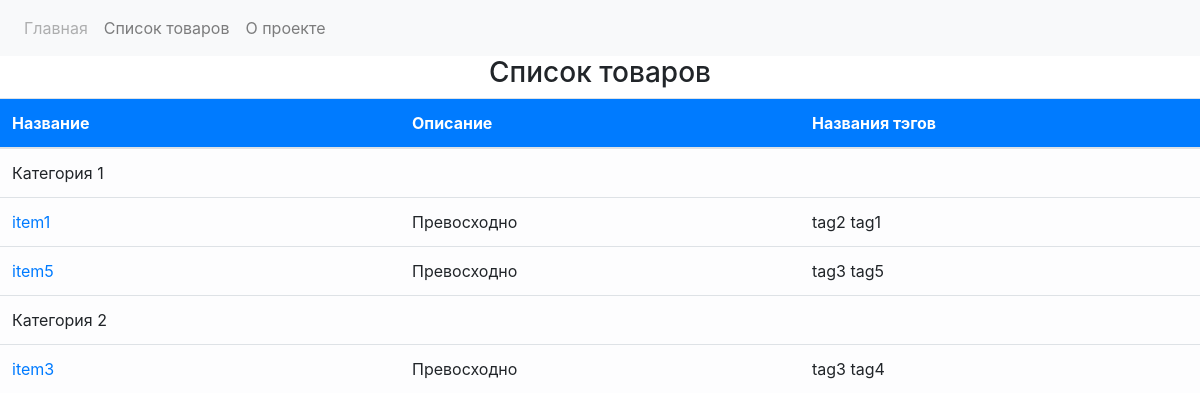
The page / on the database its author committed.
### core/models.py (models this page shows)
class AbstractModelForCatalog(models.Model):
    id = models.AutoField(primary_key=True)
    name = models.CharField(max_length=150, default="", verbose_name="Название")
    is_published = models.BooleanField(default=True, verbose_name="Is_published")

### catalog/models.py (models this page shows, shortened)
class CatalogItem(AbstractModelForCatalog):
    objects = ItemManager()
    text = models.TextField(
        default="",
        validators=[in_value_validator("превосходно", "роскошно")],
        verbose_name="Текст",
    )
    category = models.ForeignKey(
        CatalogCategory, on_delete=models.CASCADE, verbose_name="Категория"
    )
    tags = models.ManyToManyField(CatalogTag, verbose_name="Тэги")
    photo = models.OneToOneField(Photo, on_delete=models.CASCADE, verbose_name="Превью", null=True, blank=True)
    is_on_main = models.BooleanField(default=False, verbose_name="Is_on_main")
    def image_tmb(self):
        if self.photo and self.photo.upload:
            return mark_safe(f'<img src="{self.photo.get_img.url}">')
        return "Нет изображения"
    image_tmb.short_description = "Превью"
    image_tmb.allow_tags = True
    class Meta:
        verbose_name = "Товар"
        verbose_name_plural = "Товары"

class CatalogTag(AbstractModelForCatalog):
    slug = models.CharField(
        unique=True,
        default="",
        validators=[only_chars_validator],
        max_length=200,
        verbose_name="Тэг",
    )
    def __str__(self):
        return self.name
    class Meta:
        verbose_name = "Тэг"
        verbose_name_plural = "Тэги"

### homepage/views.py (the view)
# urls.py: urlpatterns = [path("", views.home, name="home")]
def home(request):
    lst = []
    categories = CatalogCategory.objects.published()
    for i in categories:
        items = CatalogItem.objects.published(i, True)
        if items:
            lst.append([i.name, items])
    context = {'title': 'Главная', 'dct': lst}
    return render(request, "homepage.html", context)

### catalog/models.py (called while the page is built)
    def published(self):
        return (self.get_queryset()
                    .filter(is_published=True)
                    .order_by('name'))

    def published(self, pk, is_on_main):
        if is_on_main:
            return (self.get_queryset()
                        .filter(is_published=True,
                                is_on_main=True,
                                category=pk)
                        .order_by('name'))
        else:
            return (self.get_queryset()
                    .filter(is_published=True,
                            category=pk)
                    .order_by('name'))

### homepage/templates/homepage.html
{% extends 'base.html' %}
{% load static %}
{% block content %}
<h3 class="d-flex justify-content-center">Список товаров</h3>
{% include 'items_table.html' %}
{% endblock %}

### homepage/templates/items_table.html
<table class="table shadow table-striped">
    <thead class="bg-primary text-white">
        <tr>
            <th class="col-3" scope="col">Название</th>
            <th class="col-3" scope="col">Описание</th>
            <th class="col-3" scope="col">Названия тэгов</th>
        </tr>
    </thead>
    <tbody>
        {% for i in dct %}
            <tr class="table-light">
                  <td colspan="3">{{ i.0 }}</td>
            </tr>
            {% for item in i.1 %}
            <tr class="table-light" id="{{ item.id }}">
                <td><a href="../catalog/{{ item.id }}">{{ item.name }}</a></td>
                <td>{{ item.text|safe|truncatewords_html:10 }}</td>
                <td>
                    {% for i in item.tags.all %}
                        {{ i }}
                    {% endfor %}
                </td>
            </tr>
            {% endfor %}
        {% endfor %}
    </tbody>
</table>

### rows shown on the page
AbstractModelForCatalog: name "Категория 1"
CatalogItem: name "item1", text "Превосходно"
CatalogTag: name "tag2"
CatalogTag: name "tag1"
CatalogItem: name "item5", text "Превосходно"
CatalogTag: name "tag3"
CatalogTag: name "tag5"
AbstractModelForCatalog: name "Категория 2"
CatalogItem: name "item3", text "Превосходно"
CatalogTag: name "tag4"
